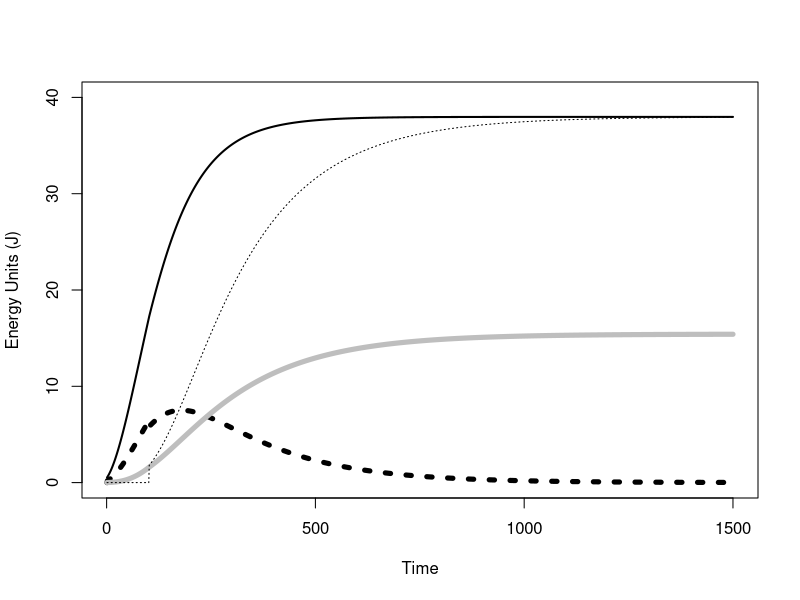
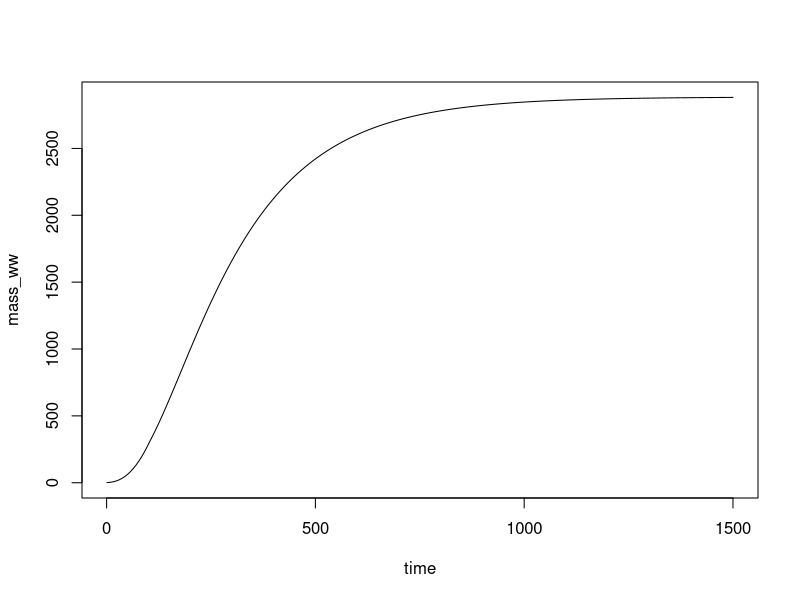
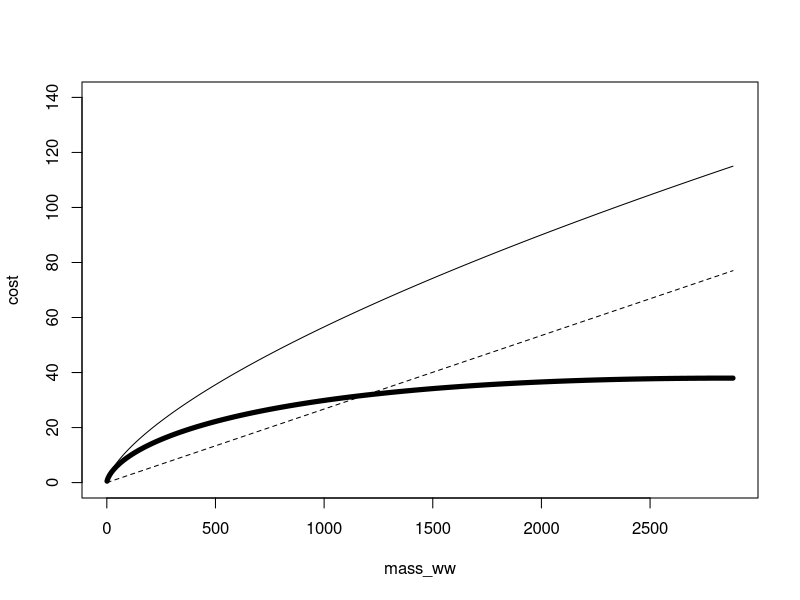
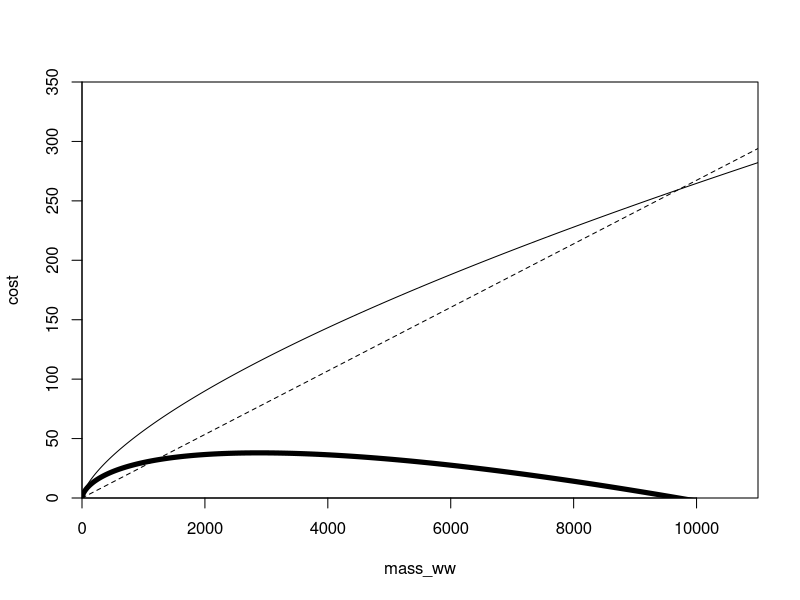

Write the R code that produced these figures, in order.
# ORIGINAL Brachi MODEL FROM Sebens et al ####
# scalars ####
a_perfood <- 0.25
b_permass <- 0.0145
a <- 0.553 # was 0.25 # intake
b <- 0.027 # was 0.0145 # cost
eggs <- 0.11 # eggs
AE <- 0.55 # assimilation
mortality <- 0.896 # mortality

# exponents ####
d <- 0.67 # intake
e <- 1 # cost

# temp parameters ####
temp <- 16 # temp (was in "other parameters category")
Aarhenius_T <- 8000 # Used to change cost with T
ref_T_cost <- 285 #285K=12C # Used to change cost with T
ambient_T_cost <- temp # ambient temp
critical_T_intake <- 16 # this is the optimal intake temp
max_T_intake <- 25 # max temp for intake, shut down
const_Aarhenius <- 2.71816
# Could fit these parameters for mussels
Tmult_cost <- const_Aarhenius^(Aarhenius_T/ref_T_cost-Aarhenius_T/(temp+273))
Tmult_int <- if(temp<critical_T_intake){
  Tmult_cost
  } else {
    Tmult_cost - Tmult_cost*(temp-critical_T_intake)/(max_T_intake-critical_T_intake)
  }

# other parameters ####
food <- 1.5 # intake multiplier
en_density <- 0.38 # mg/J, tissue per energy unit 
stress <- 1 # cost multiplier
size_maturity <- 300 # size at maturity
reprod_multiplier <- 1 # reproduction multiplier
opt_size_reducer <- 1 # lets reproduction equal surplus early
byssus_multiplier <- 0.25 # fraction of respiration to byssus
max_time <- 1500 # days, How many days to use in the model
initial_mass_ww <- 1 # mg, What is the initial mass 

# calculated scalers
a <- a_perfood*food*Tmult_int
b <- b_permass*stress*(1+byssus_multiplier)*Tmult_cost
(Wopt <- ((b*e)/(a*d))^(1/(d-e)))

# set up vectors ####
time <- seq(from = 1, to = max_time, by = 1)

# mass mg wet weight
  mass_ww <- rep(x = -99, len = max_time)

# assimilated intake with temp effect, 
  # minus basal metabolic cost, 
  # mult by temp effect and byssus effect
  E_surplus <- rep(x = -99, len = max_time)
  
intake <- rep(x = -99, len = max_time)
cost <- rep(x = -99, len = max_time)
byssus <- rep(x = -99, len = max_time)
reproduction <- rep(x = -99, len = max_time)

# run model ####
for(i in 1:(max_time)){
  # Calculate mass
    if(i == 1){
      mass_ww[i] <- initial_mass_ww
    } else {
      mass_ww[i] <- mass_ww[i-1]+en_density*(intake[i-1]-cost[i-1]-reproduction[i-1]) #in mg
      }
  
  intake[i] <- a*(mass_ww[i]^d)
  cost[i] <- b*(mass_ww[i]^e)
  #E_surplus[i] <- a*(mass_ww[i]^d)-b*(mass_ww[i]^e) #in J, Is this necessary?
  E_surplus[i] <- intake[i]-cost[i]
  byssus[i] <- cost[i]-cost[i]/(1+byssus_multiplier) # Here byssus is a fraction f the cost
  
  # Calculate reproduction
    if(mass_ww[i]<size_maturity){
      reproduction[i] <- 0
    } else {
      reproduction[i] <- E_surplus[i]*(1-reprod_multiplier*((Wopt-opt_size_reducer*mass_ww[i])/Wopt))
      }
}


# calculate relationships
E_growth <- rep(x = -99, len = max_time)
E_growth[2:max_time] <- mass_ww[2:max_time] - mass_ww[1:(max_time-1)]
E_growth[1:1] <- 0  # initial growth at very first timepoint is 0
  
# Sebens plots ####  
length(time)
length(mass_ww)
plot(time,E_growth, type = "l", 
     lty = 3,
     lwd = 5,
     ylim = c(0,40),
     ylab = "Energy Units (J)",
     xlab = "Time")
lines(time,byssus, lwd = 5, col = "grey")
lines(time,E_surplus, lwd = 2)
lines(time,reproduction, lwd = 1, lty = 3, col = "black")

# Von-Bertlanffy growth
plot(time,mass_ww, type = "l")

# EOS within realistic range of survival
plot(mass_ww, cost, lty = 2, type = "l", ylim = c(0,140))
lines(mass_ww,intake)
lines(mass_ww, E_surplus, lwd = 5)

# MODIFICATION_Past ultimate size ####
# Longer time for optimal EOS ####
max_time <- 1700

# set up vectors ####
time <- seq(from = 1, to = max_time, by = 1)


# mass mg wet weight
mass_ww <- rep(x = -99, len = max_time)

# assimilated intake with temp effect, 
# minus basal metabolic cost, 
# mult by temp effect and byssus effect
E_surplus <- rep(x = -99, len = max_time)

intake <- rep(x = -99, len = max_time)
cost <- rep(x = -99, len = max_time)
byssus <- rep(x = -99, len = max_time)
reproduction <- rep(x = -99, len = max_time)

# run model #####
for(i in 1:(max_time)){
  # Calculate mass
  if(i == 1){
    mass_ww[i] <- initial_mass_ww
  } else if(i>1500){
    mass_ww[i] <- mass_ww[i-1]+50
  } else {
    mass_ww[i] <- mass_ww[i-1]+en_density*(intake[i-1]-cost[i-1]-reproduction[i-1]) #in mg
  }
  
  intake[i] <- a*(mass_ww[i]^d)
  cost[i] <- b*(mass_ww[i]^e)
  #E_surplus[i] <- a*(mass_ww[i]^d)-b*(mass_ww[i]^e) #in J, Is this necessary?
  E_surplus[i] <- intake[i]-cost[i]
  byssus[i] <- cost[i]-cost[i]/(1+byssus_multiplier) # Here byssus is a fraction f the cost
  
  # Calculate reproduction
  if(mass_ww[i]<size_maturity){
    reproduction[i] <- 0
  } else {
    reproduction[i] <- E_surplus[i]*(1-reprod_multiplier*((Wopt-opt_size_reducer*mass_ww[i])/Wopt))
  }
}
# plot EOS ####
plot(mass_ww, cost, lty = 2, 
     type = "l", xlim = c(0,11000), 
     ylim = c(0,350),
     yaxs = "i",
     xaxs = "i")
lines(mass_ww,intake)
lines(mass_ww, E_surplus, lwd = 5)


# plot at a snapshot in time
snapshot_time <- 500
cost[snapshot_time]
mass_ww[snapshot_time]
reproduction[snapshot_time]
